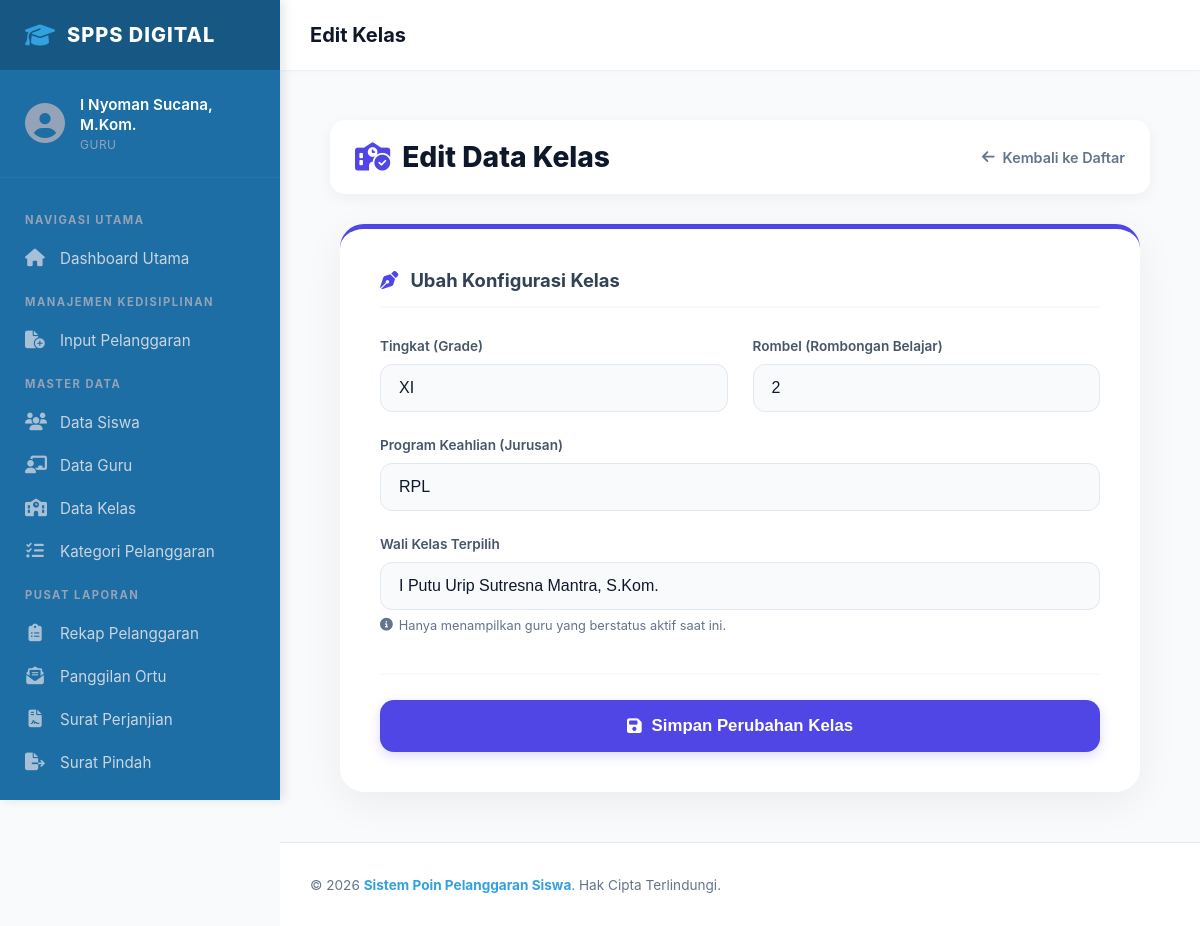
The app's page /pages/kelas/edit.php?id_kelas=54 (signed in) with its own data.
### tables this page shows
CREATE TABLE `kelas` (
  `id_kelas` int(5) NOT NULL,
  `id_tingkat` int(11) DEFAULT NULL,
  `id_program_keahlian` int(11) DEFAULT NULL,
  `rombel` int(11) DEFAULT NULL,
  `kode_guru` char(8) DEFAULT NULL
);

CREATE TABLE `tingkat` (
  `id_tingkat` int(1) NOT NULL,
  `tingkat` varchar(6) DEFAULT NULL
);

CREATE TABLE `program_keahlian` (
  `id_program_keahlian` int(5) NOT NULL,
  `program_keahlian` varchar(6) DEFAULT NULL,
  `deskripsi` varchar(50) DEFAULT NULL
);

CREATE TABLE `guru` (
  `kode_guru` char(8) NOT NULL,
  `nama_pengguna` varchar(100) DEFAULT NULL,
  `role` varchar(30) DEFAULT NULL,
  `username` varchar(50) DEFAULT NULL,
  `password` varchar(70) DEFAULT NULL,
  `aktif` enum('Y','N') DEFAULT NULL,
  `jabatan` varchar(50) DEFAULT NULL,
  `telp` varchar(16) DEFAULT NULL
);

### pages/kelas/edit.php (the view, shortened to what this page needs)
<?php
include ROOTPATH . '/config/config.php';
include ROOTPATH . '/includes/header.php';
$id_kelas = isset($_GET['id_kelas']) ? $_GET['id_kelas'] : 0;
$kelas = null;
if ($id_kelas > 0) {
    $sql = "SELECT * FROM kelas
            JOIN tingkat USING(id_tingkat)
            JOIN program_keahlian USING(id_program_keahlian)
            JOIN guru USING(kode_guru)
            WHERE id_kelas = '$id_kelas'";
    $result_kelas = mysqli_query($conn, $sql);
    if ($result_kelas && mysqli_num_rows($result_kelas) > 0) {
        $kelas = mysqli_fetch_assoc($result_kelas);
    }
}
?>
<link rel="stylesheet" href="/poin_pelanggaran_siswa/css/pages/kelas/edit_kelas.css">
<div class="container">
    <div class="page-header">
        <h2><i class="fas fa-school-circle-check"></i> Edit Data Kelas</h2>
        <a href="/poin_pelanggaran_siswa/pages/kelas/list.php" class="btn-back">
            <i class="fas fa-arrow-left"></i> Kembali ke Daftar
        </a>
    </div>
    <div class="form-card">
        <form action="/poin_pelanggaran_siswa/process/kelas_process.php" method="POST">
            <div class="form-section">
                <div class="form-section-title">
                    <i class="fas fa-pen-nib"></i> Ubah Konfigurasi Kelas
                </div>
                <div class="form-grid">
                    <div class="form-group">
                        <label>Tingkat (Grade)</label>
                        <input list="list-tingkat" class="form-control" name="tingkat" value="<?= htmlspecialchars($kelas['tingkat']) ?>" autocomplete="off" required />
                    </div>
                    <div class="form-group">
                        <label>Rombel (Rombongan Belajar)</label>
                        <input type="number" class="form-control" name="rombel" value="<?= htmlspecialchars($kelas['rombel']) ?>" autocomplete="off" required />
                    </div>
                    <div class="form-group" style="grid-column: span 2;">
                        <label>Program Keahlian (Jurusan)</label>
                        <input list="list-pk" class="form-control" name="program_keahlian" value="<?= htmlspecialchars($kelas['program_keahlian']) ?>" autocomplete="off" required />
                    </div>
                    <div class="form-group" style="grid-column: span 2;">
                        <label>Wali Kelas Terpilih</label>
                        <input list="list-guru" class="form-control" name="walikelas" value="<?= htmlspecialchars($kelas['nama_pengguna']) ?>" autocomplete="off" required />
                        <div class="search-hint">
                            <i class="fas fa-info-circle"></i> Hanya menampilkan guru yang berstatus aktif saat ini.
                        </div>
                    </div>
                </div>
            </div>
            <div class="form-actions">
                <button type="submit" class="btn-primary-large">
                    <i class="fas fa-save"></i> Simpan Perubahan Kelas
                </button>
            </div>
        </form>
    </div>
</div>
<?php include ROOTPATH . '/includes/footer.php'; ?>

### css/components/header.css (style rules this page uses)
* { box-sizing: border-box; }
:root { --sidebar-width: 280px; --primary-color: #33A1E0; --sidebar-bg: #1C6EA4; --sidebar-hover: #144E75; --text-muted: #94a3b8; --topbar-height: 70px; }
body { margin: 0; padding: 0; font-family: 'Inter', system-ui, -apple-system, sans-serif; background-color: #f8fafc; }
.sidebar-layout { display: flex; }

### css/pages/kelas/edit_kelas.css (style rules this page uses)
.container { padding: 20px; animation: fadeIn 0.5s ease-out; }
.page-header { margin: 0 auto 30px; max-width: 880px; display: flex; justify-content: space-between; align-items: center; background-color: #ffffff; box-shadow: 0 4px 15px rgba(0,0,0,0.05); padding: 20px 25px; border-radius: 15px; box-sizing: border-box; }
.page-header h2 { margin: 0; color: #0f172a; font-size: 1.76rem; font-weight: 800; display: flex; align-items: center; gap: 12px; }
.page-header h2 i { color: #4f46e5; }
.btn-back { display: inline-flex; align-items: center; gap: 8px; color: #64748b; text-decoration: none; font-weight: 600; font-size: 0.9rem; transition: all 0.2s; }
.form-card { background: white; border-radius: 24px; box-shadow: 0 10px 40px rgba(0,0,0,0.06); padding: 40px; max-width: 800px; margin: 0 auto; border-top: 5px solid #4f46e5; }
.form-section-title { font-size: 1.15rem; font-weight: 700; color: #334155; margin-bottom: 30px; display: flex; align-items: center; gap: 12px; padding-bottom: 15px; border-bottom: 2px solid #f8fafc; }
.form-section-title i { color: #4f46e5; }
.form-grid { display: grid; grid-template-columns: repeat(2, 1fr); gap: 25px; }
.form-group label { display: block; font-size: 0.85rem; font-weight: 600; color: #475569; margin-bottom: 10px; }
.form-control { width: 100%; padding: 14px 18px; border-radius: 12px; border: 1.5px solid #e2e8f0; background: #f8fafc; color: #0f172a; font-size: 1rem; transition: all 0.3s cubic-bezier(0.4, 0, 0.2, 1); box-sizing: border-box; }
.search-hint { font-size: 0.8rem; color: #64748b; margin-top: 8px; display: flex; align-items: center; gap: 6px; }
.form-actions { margin-top: 40px; padding-top: 25px; border-top: 2px solid #f8fafc; }
.btn-primary-large { width: 100%; background-color: #4f46e5; color: white; border: none; padding: 16px; border-radius: 14px; font-size: 1.05rem; font-weight: 700; cursor: pointer; transition: all 0.3s; display: flex; align-items: center; justify-content: center; gap: 10px; box-shadow: 0 4px 12px rgba(79, 70, 229, 0.2); }

### records on screen
kelas: tingkat "XI", rombel "2", program_keahlian "RPL", walikelas "I Putu Urip Sutresna Mantra, S.Kom."

### other values on screen
$_SESSION['nama'] "I Nyoman Sucana, M.Kom."
$_SESSION['role'] "GURU"
$page_title "Edit Kelas"
